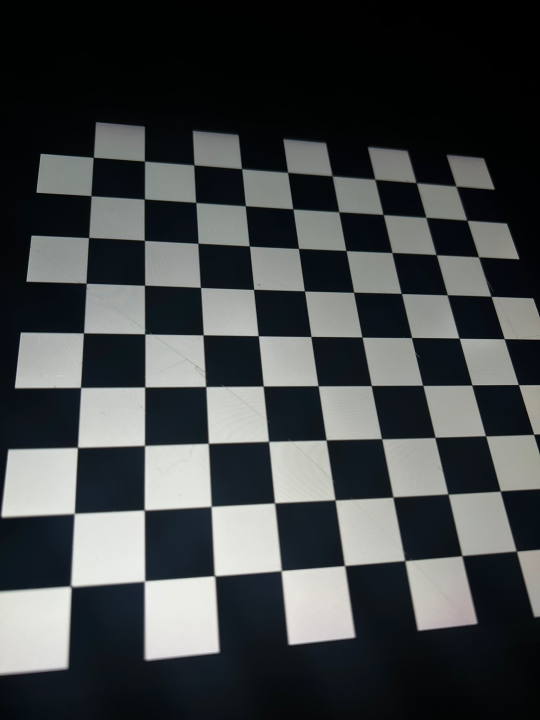
#> input picture iPhone13Pro_images/iPhon13Pro_chess(1).jpg, 1080 x 1440 px (shown at 1/2 size)
$ python -i calibraition.py   (imports and definitions only)
#> lines starting #> are read from the running program, lines starting #| are printed output that depends on the picture; after the words box and inside, x2 and y2 are one past the last pixel; in counts of white or black regions, pixels touching at a corner belong together
#> further down, picture is the input picture: shape (1440, 1080, 3); mean B, G, R 70.4, 69.5, 66
import numpy as np
import cv2 as cv
import glob
import pickle
import os
import time

criteria = (cv.TERM_CRITERIA_EPS + cv.TERM_CRITERIA_MAX_ITER, 30, 0.001)
wc = 7  # 체스 보드 가로 패턴 개수 - 1
hc = 7  # 체스 보드 세로 패턴 개수 - 1
objp = np.zeros((wc * hc, 3), np.float32)
objp[:, :2] = np.mgrid[0:wc, 0:hc].T.reshape(-1, 2)

prmt = []
mtx = 0
dist = 0
newcameramtx = 0

objpoints = []
imgpoints = []
param = []
grayShape = 0

prmt = []
cordi_x = -1

# files = glob.glob('iPhone13Pro_images/*.jpg')
# files = glob.glob('iPhone7_images/*.jpg')
# file = 'C:\\Users\\sampl\\PycharmProjects\\Opencv\\images\\right01.jpg'  ## 체스 보드 이미지


# [6 lines left out: function existFile, not called in this run]
    # print(listdir)


def savePickle(fname, obj):
    with open(fname, 'wb') as f:
        pickle.dump(obj, f)


def loadPickle(fname):
    with open(fname, 'rb') as fr:
        return pickle.load(fr)


def initCalib(img):
    # img = cv.imread(frame)
    #_img = cv.resize(img, dsize=(640, 480), interpolation=cv.INTER_AREA)
    gray = cv.cvtColor(img, cv.COLOR_BGR2GRAY)  # gray scale로 바꾸기

    # cv.imshow('img', img)
    # cv.waitKey(0)

    ret, corners = cv.findChessboardCorners(gray, (wc, hc), None)  # 체스 보드 찾기
#> ret = True; corners = 49 rows, first 8: [289.1, 398.8], [392.3, 405.6], [491, 412.2], [586.1, 418.4], [677.9, 424.4], [766.3, 429.7], [851.8, 435.3], [289.4, 481.5]
    # 만약 ret값이 False라면, 체스 보드 이미지의 패턴 개수를 맞게 했는지 확인하거나 (wc, hc)
    # 체스 보드가 깔끔하게 나온 이미지를 가져와야 한다
    global grayShape
    print('ret:', ret, len(objpoints))
#| ret: True 0
    if ret == True:
        cv.imwrite('tabletChess{}.jpg'.format(len(objpoints)), img)
        objpoints.append(objp)

        # Canny86 알고리즘으로 도형이 겹치는 코너 점을 찾는다
        corners2 = cv.cornerSubPix(gray, corners, (10, 10), (-1, -1), criteria)
#> corners2 = 49 rows, first 8: [289.2, 398.6], [392.1, 405.4], [491.1, 412.2], [586.2, 418.3], [678, 424.2], [766.6, 429.7], [852.1, 435.2], [289.2, 481.2]
        imgpoints.append(corners2)

        # 찾은 코너 점들을 이용해 체스 보드 이미지에 그려넣는다
        img = cv.drawChessboardCorners(img, (wc, hc), corners2, ret)
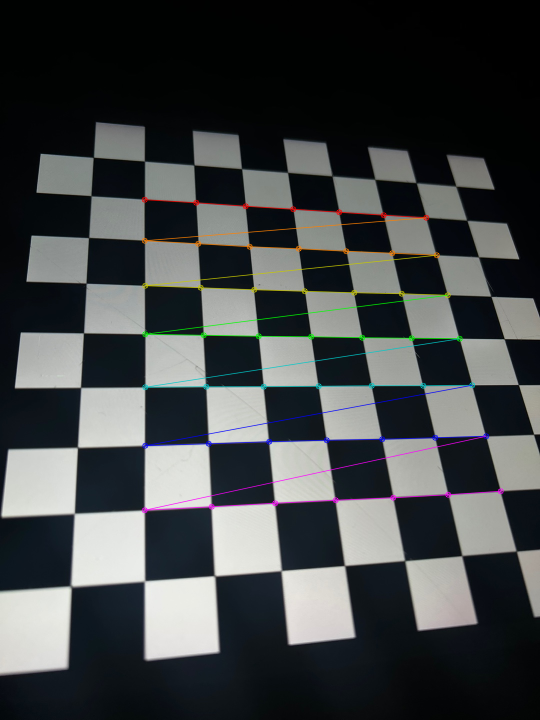
#> img: shape (1440, 1080, 3) (shown at 1/2 size); 1.83% of pixels changed, all inside (x1, y1, x2, y2) = (283, 393, 1008, 1027)
        # cv.imshow('img', img)
        grayShape = gray.shape[::-1]
#> grayShape = (1080, 1440)

        ret, mtx, dist, rvecs, tvecs = cv.calibrateCamera(
            objpoints, imgpoints, gray.shape[::-1], None, None)  # 왜곡 펴기
#> ret = 0.161; mtx = [[1115.2, 0, 535.1], [0, 1117.5, 725.3], [0, 0, 1]]; dist = [[0.302, -1.92, -0.000487, 0.000326, 3.63]]; rvecs = ([-0.459, -0.216, -0.0472],); tvecs = ([-2.4, -3.18, 11.04],)

        h, w = img.shape[:2]
#> h = 1440; w = 1080
        newcameramtx, roi = cv.getOptimalNewCameraMatrix(mtx, dist, (w, h), 1)
#> newcameramtx = [[1128.3, 0, 535.4], [0, 1160.1, 723.4], [0, 0, 1]]; roi = (116, 149, 840, 1156)

        # getOptimalNewCameraMatrix 함수를 쓰지 않은 이미지
        dst = cv.undistort(img, mtx, dist)
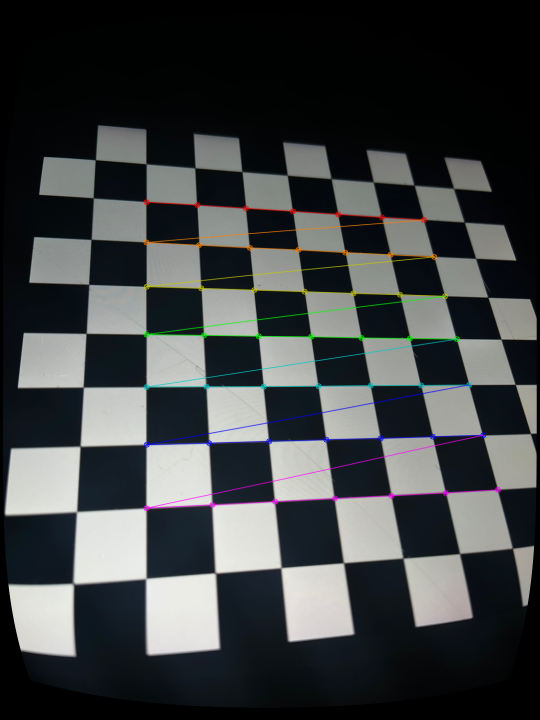
#> dst: shape (1440, 1080, 3) (shown at 1/2 size); mean B, G, R 67.4, 66.6, 63.4
        dst2 = cv.undistort(img, mtx, dist, None, newcameramtx)  # 함수를 쓴 이미지
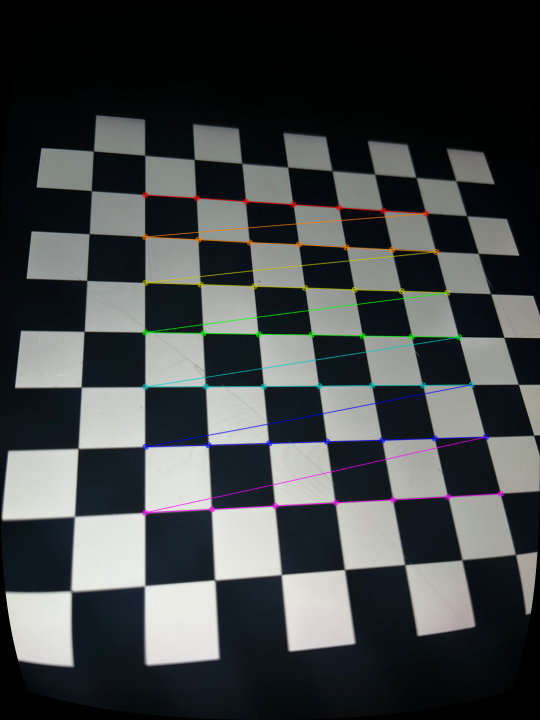
#> dst2: shape (1440, 1080, 3) (shown at 1/2 size); mean B, G, R 70.8, 69.9, 66.6

        cv.imshow('src', img)
        cv.imshow('num1', dst)
        # fname = frame.replace('images', 'calibraition')
        # cv.imwrite(fname, dst2)
        cv.imshow('num2', dst2)

    if len(objpoints) > 25:
        ret, mtx, dist, rvecs, tvecs = cv.calibrateCamera(
            objpoints, imgpoints, gray.shape[::-1], None, None)  # 왜곡 펴기
        savePickle('param.pckl', [mtx, dist])
        h, w = img.shape[:2]
        newcameramtx, roi = cv.getOptimalNewCameraMatrix(mtx, dist, (w, h), 1)
        savePickle('newcameramtx.pckl', newcameramtx)

    time.sleep(0.4)


# [100 lines left out: functions loadCalib, corner_detection, edge_detection, side_slice, contour_sideband, contour_estimate and 1 more, not called in this run]


# [42 lines not run here, left out]


'''
'''

>>> import cv2
>>> picture = cv2.imread('iPhone13Pro_images/iPhon13Pro_chess(1).jpg')
>>> result = initCalib(picture)

$ run again, on iPhone13Pro_images/iPhon13Pro_chess(2).jpg
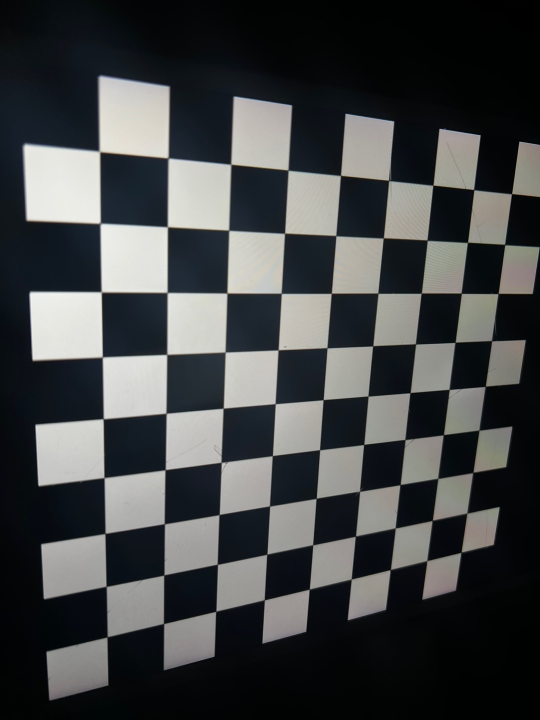
#> input picture iPhone13Pro_images/iPhon13Pro_chess(2).jpg, 1080 x 1440 px (shown at 1/2 size)
#> picture is the input picture: shape (1440, 1080, 3); mean B, G, R 70.3, 69.5, 67.2
#> in initCalib, `ret, corners = cv.findChessboardCorners(gray, (wc, hc), None)`: ret = True; corners = 49 rows, first 8: [335.8, 454.5], [458.3, 460.9], [569.5, 466.5], [672.1, 471.8], [767.3, 476.2], [854.2, 480.6], [935.4, 485.3], [334.5, 584.5]
#| ret: True 0
#> corners2 = 49 rows, first 8: [335.3, 454], [458, 460.8], [569.6, 466.9], [672.2, 471.7], [767, 476.3], [854.6, 480.8], [935.4, 485.2], [334.7, 585.4]
#> in initCalib, `img = cv.drawChessboardCorners(img, (wc, hc), corners2, ret)`:
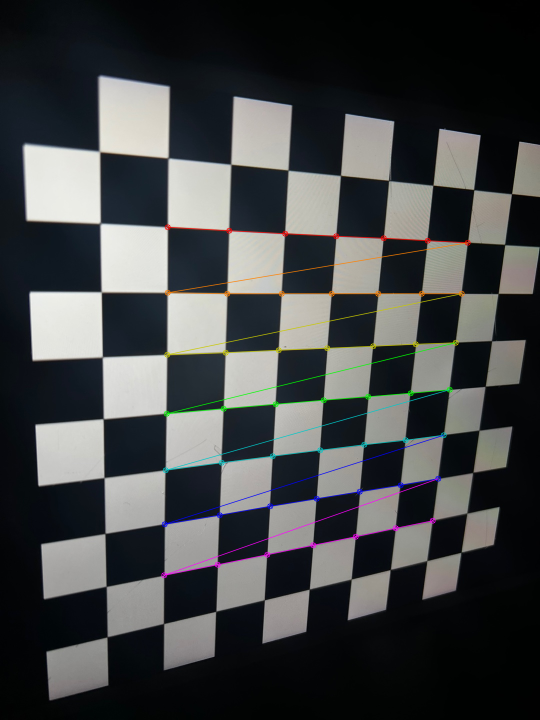
#> img: shape (1440, 1080, 3) (shown at 1/2 size); 1.69% of pixels changed, all inside (x1, y1, x2, y2) = (322, 448, 942, 1157)
#> in initCalib, `ret, mtx, dist, rvecs, tvecs = cv.calibrateCamera( objpoints, imgpoint..`: ret = 0.16; mtx = [[1112.9, 0, 529.1], [0, 1112.7, 727.2], [0, 0, 1]]; dist = [[0.329, -2.19, -0.000867, -0.00221, 4.55]]; rvecs = ([0.233, -0.42, 0.00042],); tvecs = ([-1.48, -2.09, 8.66],)
#> newcameramtx = [[1129.9, 0, 527.6], [0, 1176.2, 723.8], [0, 0, 1]]; roi = (158, 218, 738, 1023)
#> in initCalib, `dst2 = cv.undistort(img, mtx, dist, None, newcameramtx)`:
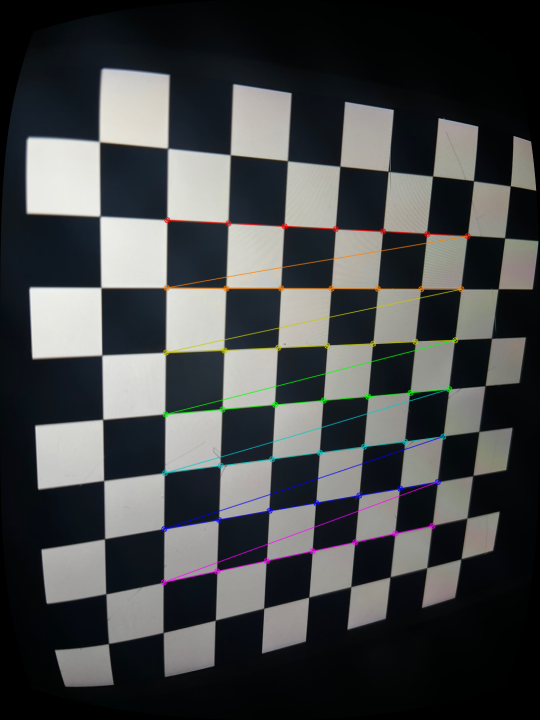
#> dst2: shape (1440, 1080, 3) (shown at 1/2 size); mean B, G, R 71.5, 70.9, 68.9

$ run again, on iPhone13Pro_images/iPhon13Pro_chess(3).jpg
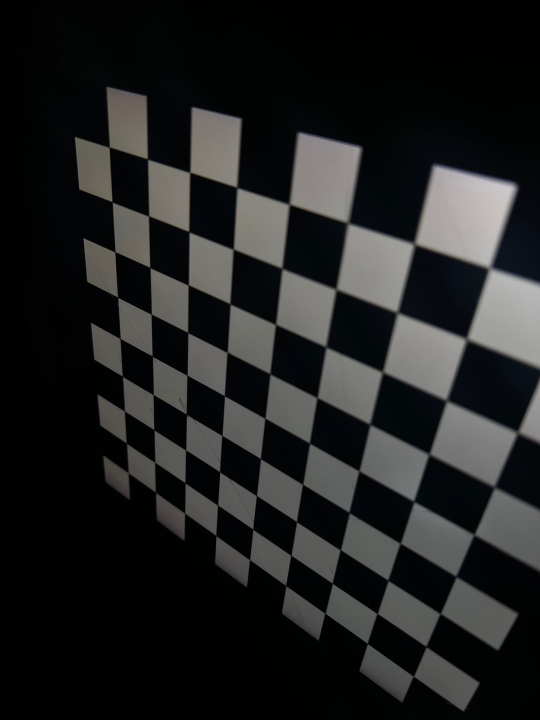
#> input picture iPhone13Pro_images/iPhon13Pro_chess(3).jpg, 1080 x 1440 px (shown at 1/2 size)
#> picture is the input picture: shape (1440, 1080, 3); mean B, G, R 34.3, 34.4, 33.7
#> in initCalib, `ret, corners = cv.findChessboardCorners(gray, (wc, hc), None)`: ret = True; corners = 49 rows, first 8: [298, 432.5], [378.5, 464], [467, 499], [564, 537.5], [672.5, 579], [794.5, 625.5], [933, 677.5], [300.1, 535.5]
#| ret: True 0
#> corners2 = 49 rows, first 8: [297.7, 432.4], [378.4, 463.9], [466.9, 498.9], [564.3, 537.2], [672.4, 579], [794.6, 625.4], [933.1, 678], [300.4, 535.7]
#> in initCalib, `img = cv.drawChessboardCorners(img, (wc, hc), corners2, ret)`:
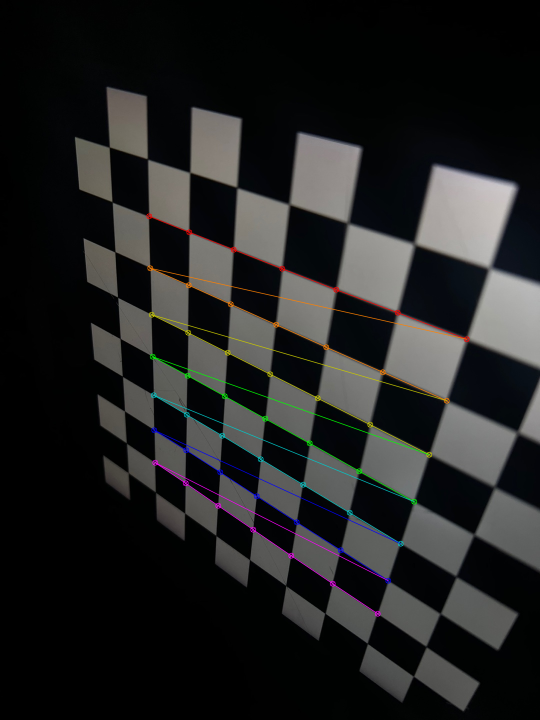
#> img: shape (1440, 1080, 3) (shown at 1/2 size); 1.6% of pixels changed, all inside (x1, y1, x2, y2) = (292, 426, 940, 1234)
#> in initCalib, `ret, mtx, dist, rvecs, tvecs = cv.calibrateCamera( objpoints, imgpoint..`: ret = 0.233; mtx = [[1125.2, 0, 551.5], [0, 1113.3, 726.1], [0, 0, 1]]; dist = [[0.251, -1.49, -0.00191, 0.00247, 2.68]]; rvecs = ([0.515, 0.607, 0.275],); tvecs = ([-2.28, -2.66, 10.21],)
#> newcameramtx = [[1137.4, 0, 553.4], [0, 1148.2, 722.7], [0, 0, 1]]; roi = (87, 99, 923, 1252)
#> in initCalib, `dst2 = cv.undistort(img, mtx, dist, None, newcameramtx)`:
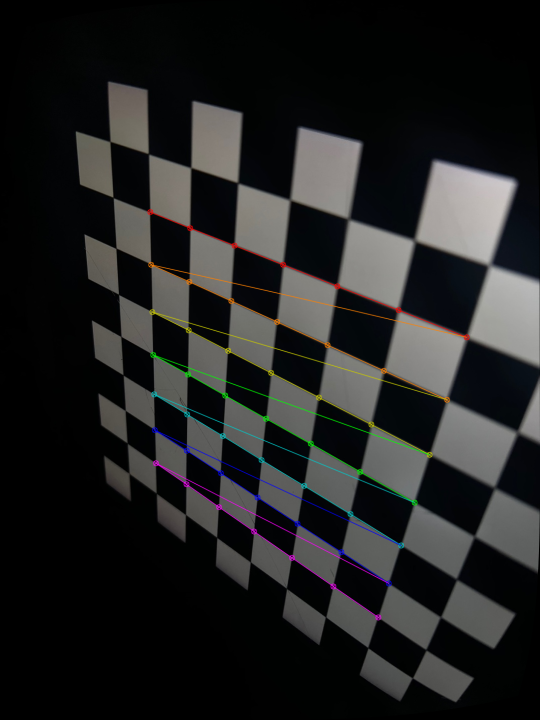
#> dst2: shape (1440, 1080, 3) (shown at 1/2 size); mean B, G, R 34.9, 35.2, 34.7

$ run again, on iPhone13Pro_images/iPhon13Pro_chess(4).jpg
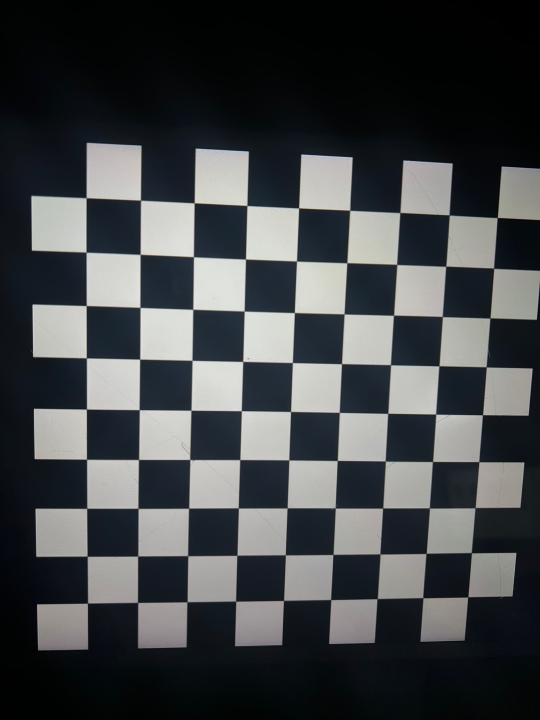
#> input picture iPhone13Pro_images/iPhon13Pro_chess(4).jpg, 1080 x 1440 px (shown at 1/2 size)
#> picture is the input picture: shape (1440, 1080, 3); mean B, G, R 72.4, 70.4, 67.3
#> in initCalib, `ret, corners = cv.findChessboardCorners(gray, (wc, hc), None)`: ret = True; corners = 49 rows, first 8: [280.7, 509], [387.7, 513.9], [491.4, 518.5], [593.4, 522.6], [694.3, 525.8], [793.9, 529.3], [892.2, 532.7], [280.6, 615.7]
#| ret: True 0
#> corners2 = 49 rows, first 8: [280.7, 509.1], [387.4, 513.9], [491.4, 518.5], [593.4, 522.6], [694.1, 525.9], [793.9, 529.3], [892.1, 532.8], [280.4, 615.3]
#> in initCalib, `img = cv.drawChessboardCorners(img, (wc, hc), corners2, ret)`:
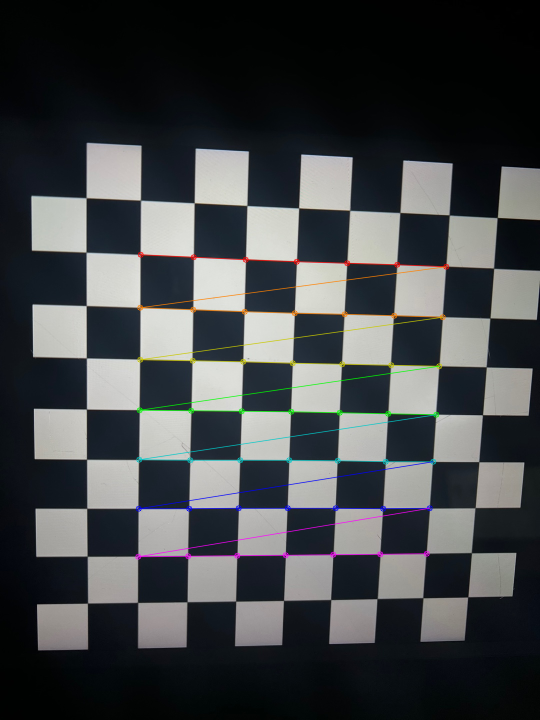
#> img: shape (1440, 1080, 3) (shown at 1/2 size); 1.75% of pixels changed, all inside (x1, y1, x2, y2) = (270, 503, 899, 1120)
#> in initCalib, `ret, mtx, dist, rvecs, tvecs = cv.calibrateCamera( objpoints, imgpoint..`: ret = 0.115; mtx = [[1152, 0, 533.2], [0, 1151.8, 727.5], [0, 0, 1]]; dist = [[0.334, -2.31, -0.00133, -0.00026, 5.04]]; rvecs = ([0.116, -0.0924, 0.0277],); tvecs = ([-2.4, -2.07, 11.1],)
#> newcameramtx = [[1169.2, 0, 533.1], [0, 1211.8, 723.9], [0, 0, 1]]; roi = (145, 189, 776, 1081)
#> in initCalib, `dst2 = cv.undistort(img, mtx, dist, None, newcameramtx)`:
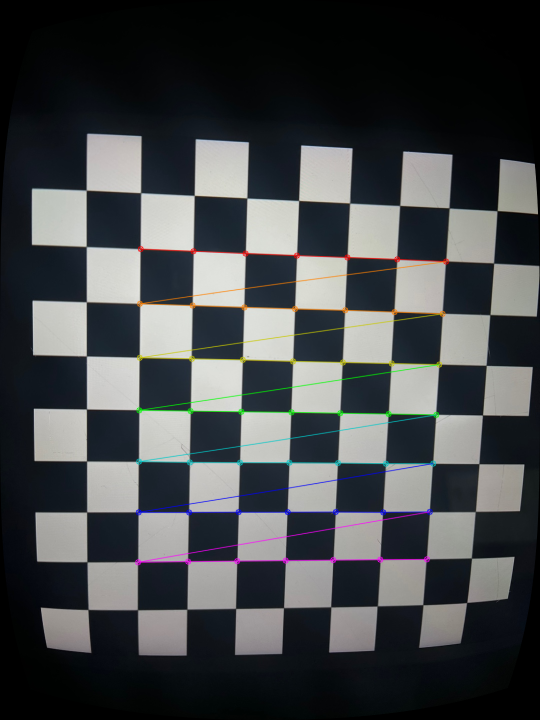
#> dst2: shape (1440, 1080, 3) (shown at 1/2 size); mean B, G, R 73.8, 72, 69.1
